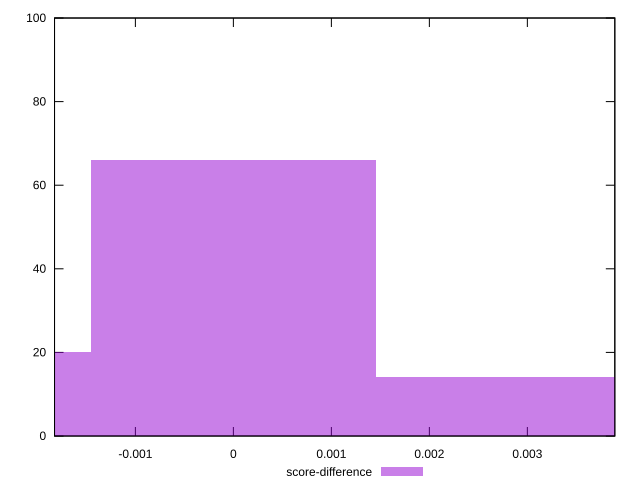

Write the gnuplot code that produced this figure.
reset

$scoreDifference <<EOF
0 66
0.002905802160948576 14
-0.002905802160948576 20
EOF

set key outside below
set boxwidth 0.002905802160948576
set xrange [-0.0018250650406855806:0.0038925936481917223]
set yrange [0:100]
set trange [0:100]
set style fill transparent solid 0.5 noborder
set terminal svg size 640, 490 enhanced background rgb 'white'
set output "reprap/speed-index/samples/pages+cached+noexternal+nofonts/score-difference/histogram.svg"

plot $scoreDifference title "score-difference" with boxes

reset
